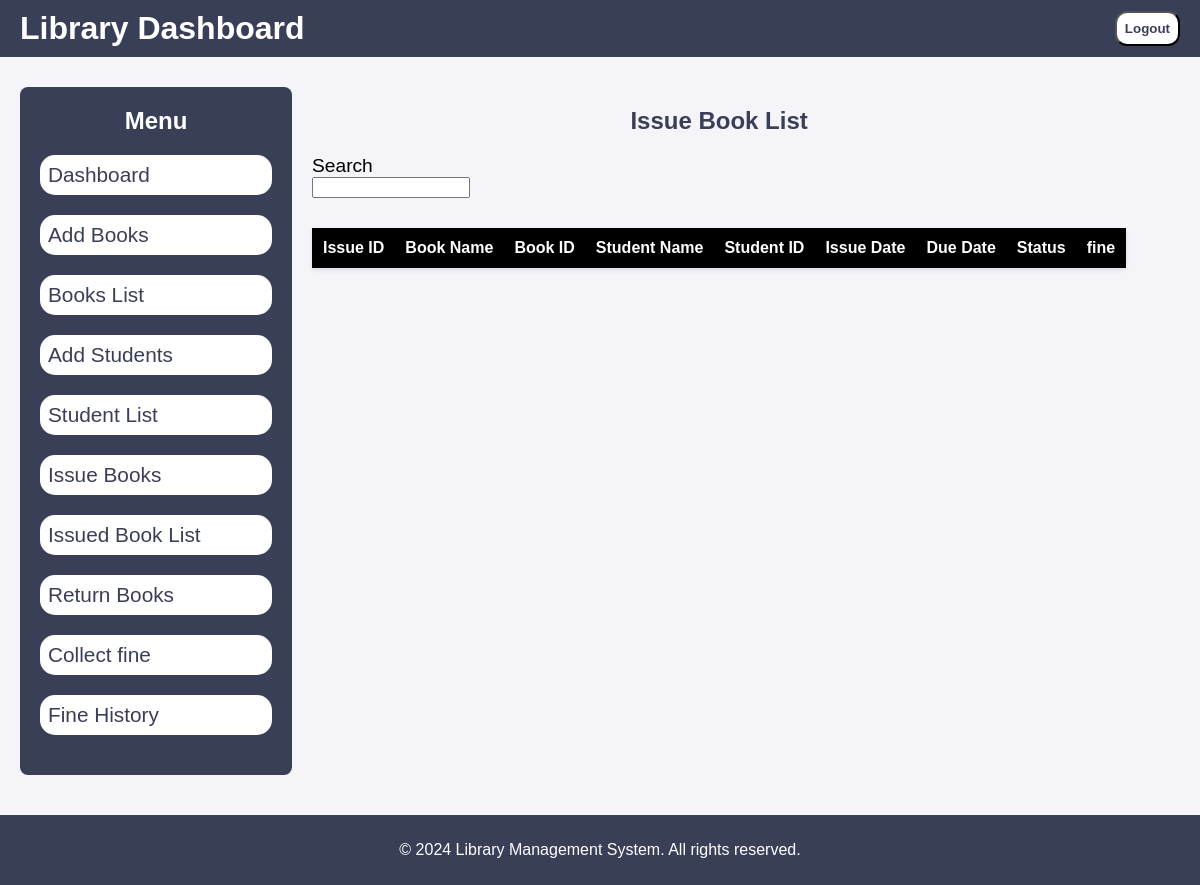
The app's page /issue_table, older data.
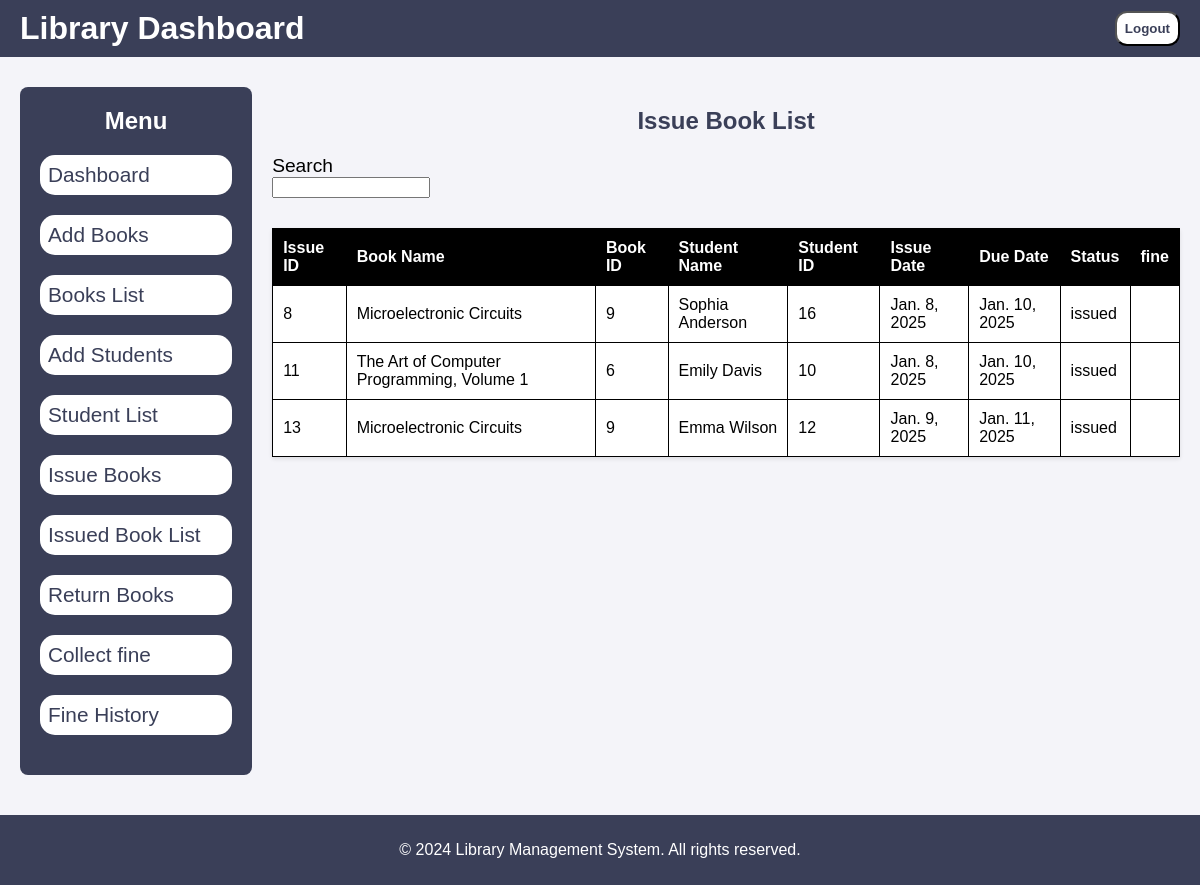
The same page, newer data.
### LibraryApp/models.py (models this page shows, shortened)
class BookIssue(models.Model):
    ISSUE_STATUS_CHOICES = [
        ('issued', 'Issued'),
        ('returned', 'Returned'),
        ('overdue', 'Overdue'),
        ('lost' , 'Lost')
    ]
    book = models.ForeignKey(Book, on_delete=models.CASCADE)
    student = models.ForeignKey(Student, on_delete=models.CASCADE)
    issue_date = models.DateField()
    due_date = models.DateField()
    return_date = models.DateField(null=True, blank=True)
    status = models.CharField(max_length=10, choices=ISSUE_STATUS_CHOICES, default='issued')
    created_at = models.DateTimeField(auto_now_add=True)
    updated_at = models.DateTimeField(auto_now=True)

class Book(models.Model):
    title = models.CharField(max_length=200)
    author = models.CharField(max_length=200)
    quantity = models.IntegerField(default=1)
    available_quantity = models.IntegerField(default=1)
    category = models.CharField(max_length=150)
    publication_year = models.IntegerField()
    created_at = models.DateTimeField(auto_now_add=True)
    updated_at = models.DateTimeField(auto_now=True)

class Student(models.Model):
    name = models.CharField(max_length=100)
    email = models.EmailField(unique=True)
    department = models.CharField(max_length=100)
    phone = models.IntegerField(max_length=15)
    created_at = models.DateTimeField(auto_now_add=True , editable=False)
    updated_at = models.DateTimeField(auto_now=True)

### LibraryApp/views.py (the view)
# urls.py: path('issue_table' , views.issue_table , name = 'issue_table'),
def issue_table(request):
    issue_data = BookIssue.objects.filter(return_date__isnull = True)
    return render(request , 'issue_table.html' , { 'issue_data' : issue_data })

### templates/issue_table.html
{% extends 'base.html' %}
{% load static %}
    {% block content %}
<div class="main" style="display: flex; flex-direction : column;">
    <h2> Issue Book List </h2>
        <label style="color: black;">Search</label>
        <input type="text" style="width: 150px;">
    <div class="table-container">
        <table>
            <thead>
                <tr>
                    <th>Issue ID</th>
                    <th>Book Name</th>
                    <th>Book ID</th>
                    <th>Student Name</th>
                    <th>Student ID</th>
                    <th>Issue Date</th>
                    <th>Due Date</th>
                    <th>Status</th>
                    <th>fine</th>
                </tr>
            </thead>
            <tbody>
                {% for data in issue_data %}
                <tr>
                    <td>{{data.id}}</td>
                    <td>{{data.book.title}}</td>
                    <td>{{data.book.id}}</td>
                    <td>{{data.student.name}}</td>
                    <td>{{data.student.id}}</td>
                    <td>{{data.issue_date}}</td>
                    <td>{{data.due_date}}</td>
                    <td>{{data.status}}</td>
                    <td>{{data.calculate_fine}}</td>
                </tr>
                {% endfor %}
            </tbody>
        </table>
    </div>
</div>
    {% endblock %}

Row changes from the older to the newer data that the page shows:
added BookIssue: id "8", book "Microelectronic Circuits", book.id "9", student.name "Sophia Anderson", student.id "16", issue_date "Jan. 8, 2025", due_date "Jan. 10, 2025", status "issued"
added BookIssue: id "11", book "The Art of Computer Programming, Volume 1", book.id "6", student.name "Emily Davis", student.id "10", issue_date "Jan. 8, 2025", due_date "Jan. 10, 2025", status "issued"
added BookIssue: id "13", book "Microelectronic Circuits", book.id "9", student.name "Emma Wilson", student.id "12", issue_date "Jan. 9, 2025", due_date "Jan. 11, 2025", status "issued"
